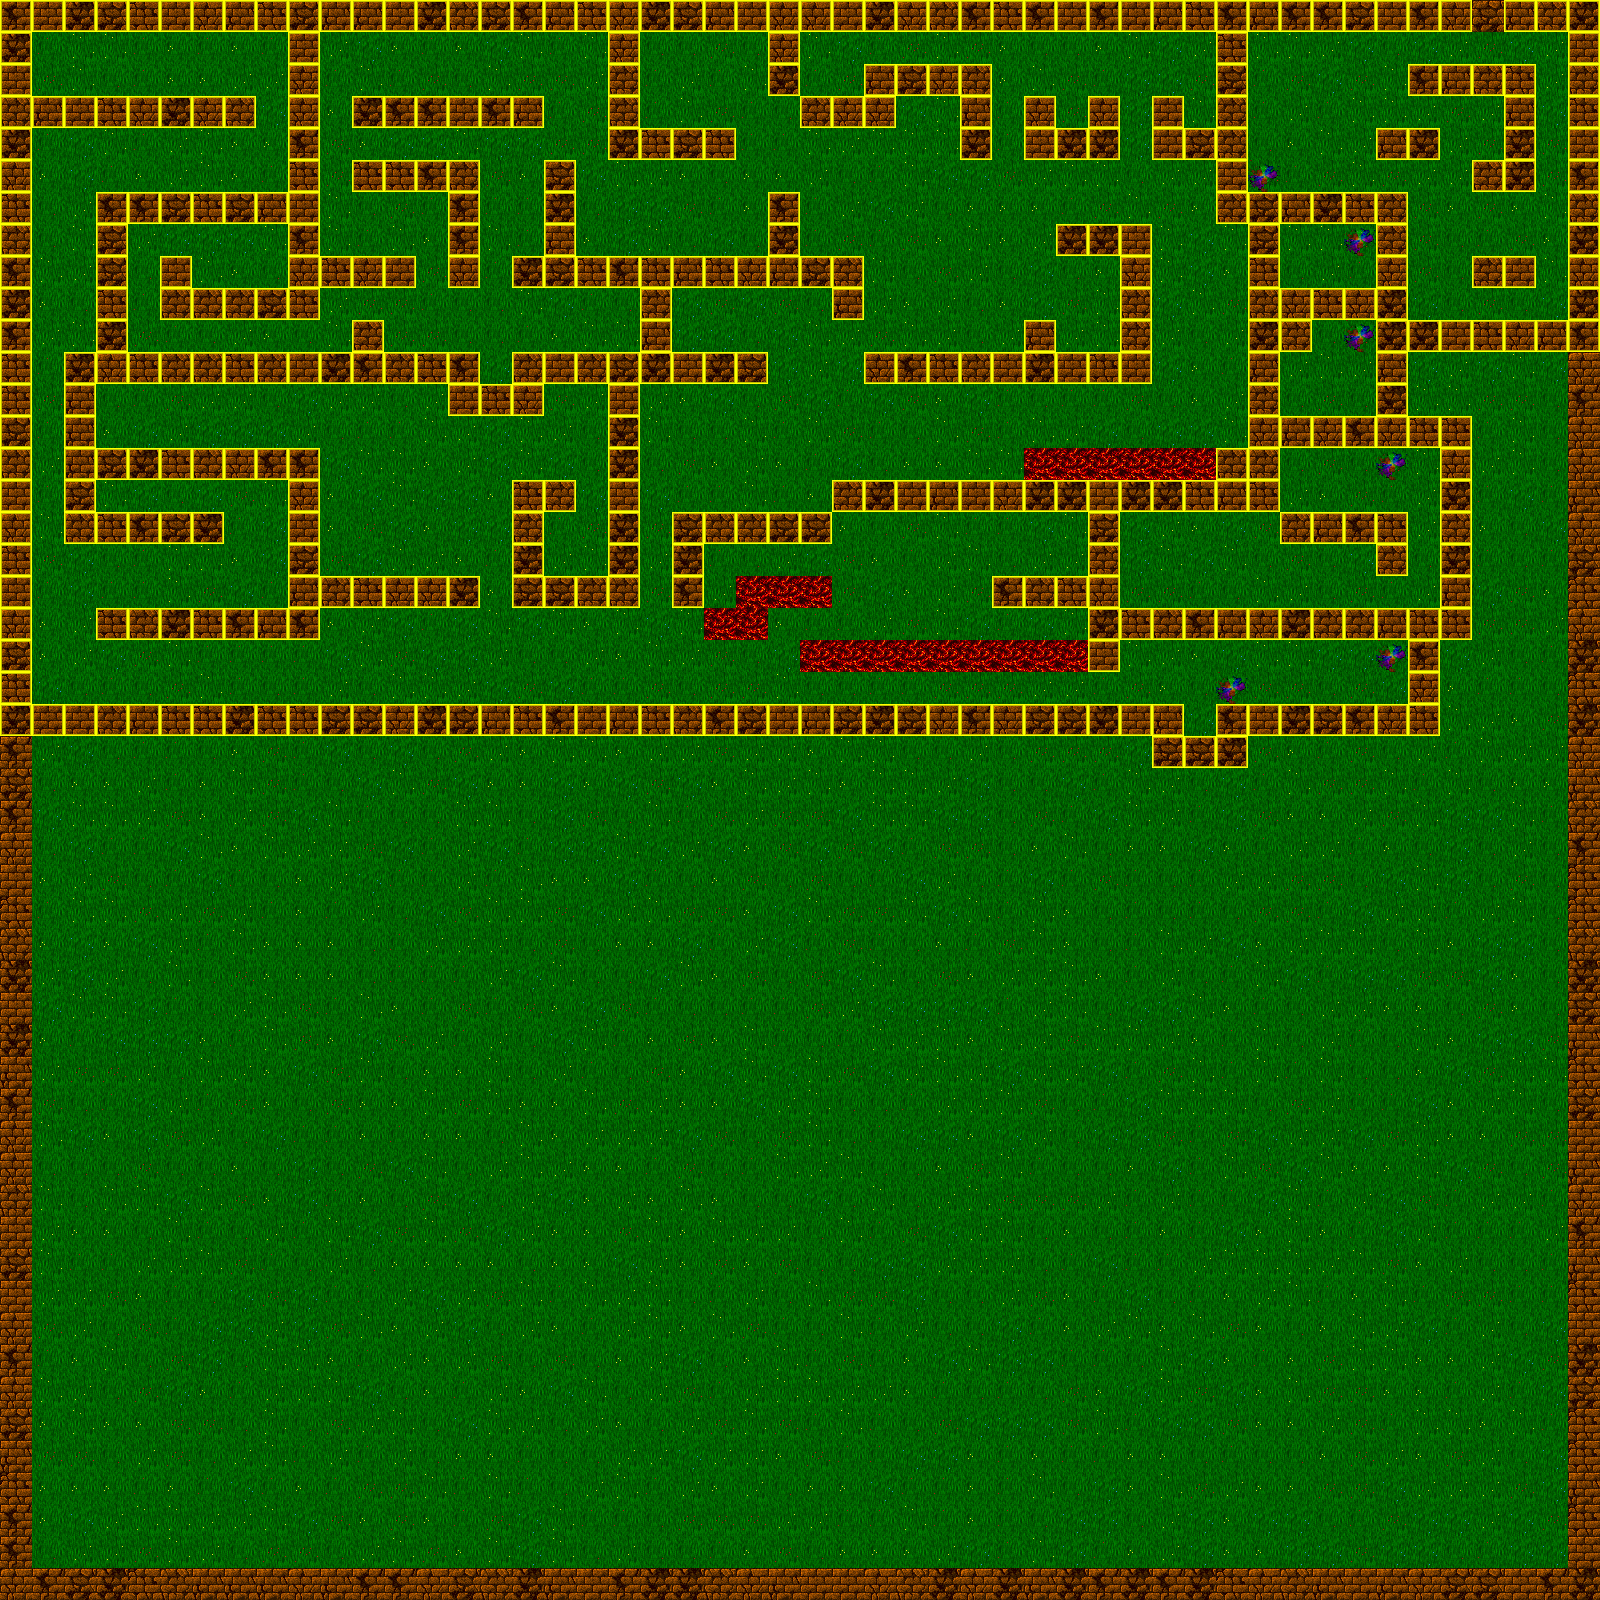

This is a level from a 2D game, rendered from its Tiled map with the project's own tilesets. A one-line summary and the map file follow, with tile-layer data summarised:
An orthogonal 50x50 tile map with 32x32 px tiles, 3 tile layers (Tile Layer 1, Tile Layer 2, Tile Layer 3), 2 tilesets and 4 objects (entity).

<map version="1.8" tiledversion="1.8.4" orientation="orthogonal" renderorder="right-down" compressionlevel="0" width="50" height="50" tilewidth="32" tileheight="32" infinite="0" nextlayerid="5" nextobjectid="9">
 <tileset firstgid="1" source="test_map_tileset.tsx" />
 <tileset firstgid="3073" source="../../../experiments/ecs/resources/maps/test_map_tileset.tsx" />
 <layer id="1" name="Tile Layer 1" width="50" height="50" locked="1">
  <data>[2500 cells, 2500 non-empty, 8 distinct tile ids]</data>
 </layer>
 <layer id="2" name="Tile Layer 2" width="50" height="50" locked="1">
  <data>[2500 cells, 532 non-empty, 9 distinct tile ids]</data>
 </layer>
 <layer id="3" name="Tile Layer 3" width="50" height="50" locked="1">
  <properties>
   <property name="collisionLayer" type="bool" value="true" />
  </properties>
  <data>[2500 cells, 411 non-empty, 2 distinct tile ids]</data>
 </layer>
 <objectgroup id="4" name="Object Layer 1">
  <object id="1" x="96" y="64">
   <point />
  </object>
  <object id="2" name="test" type="entity" gid="11" x="240" y="80" width="32" height="32">
   <properties>
    <property name="new.movable:Movable" type="class" propertytype="Movable">
     <properties>
      <property name="x" type="int" value="5" />
      <property name="y" type="int" value="7" />
     </properties>
    </property>
    <property name="templates" propertytype="templates" value="new/model/body/male/human/olive" />
   </properties>
  </object>
  <object id="3" gid="11" x="1253.33" y="185.333" width="32" height="32" />
  <object id="8" x="938.667" y="257.333">
   <polyline points="0,0 110.667,-64 253.333,-57.3333 246.667,148 -92,150.667 -280,245.333 -282.667,393.333 -148,392 -146.667,362.667 126.667,364" />
  </object>
 </objectgroup>
</map>
